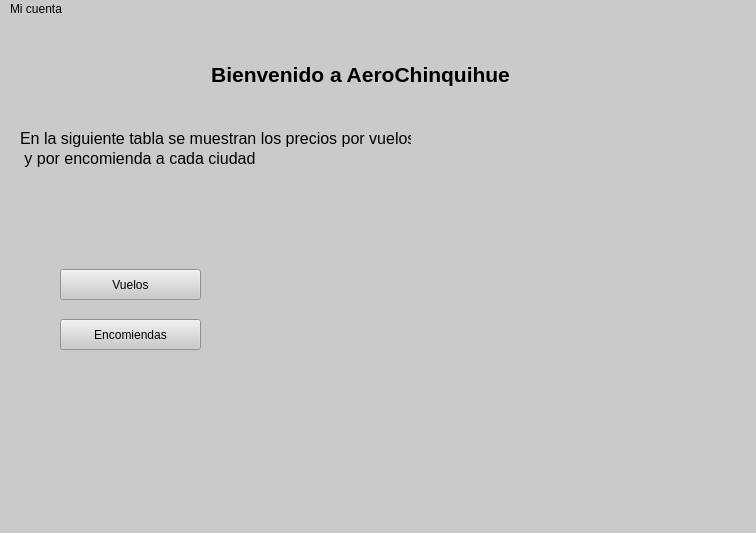
<?xml version="1.0" encoding="UTF-8"?>
<ui version="4.0">
 <class>AeroChinMain</class>
 <widget class="QMainWindow" name="AeroChinMain">
  <property name="geometry">
   <rect>
    <x>0</x>
    <y>0</y>
    <width>756</width>
    <height>533</height>
   </rect>
  </property>
  <property name="windowTitle">
   <string>AeroChinquihue - Principal</string>
  </property>
  <property name="styleSheet">
   <string notr="true">background-color: rgb(202, 202, 202);
border-top-color: rgb(98, 98, 98);</string>
  </property>
  <widget class="QWidget" name="centralwidget">
   <widget class="QLabel" name="label">
    <property name="geometry">
     <rect>
      <x>180</x>
      <y>30</y>
      <width>361</width>
      <height>51</height>
     </rect>
    </property>
    <property name="font">
     <font>
      <pointsize>16</pointsize>
      <bold>true</bold>
     </font>
    </property>
    <property name="cursor">
     <cursorShape>ArrowCursor</cursorShape>
    </property>
    <property name="frameShape">
     <enum>QFrame::NoFrame</enum>
    </property>
    <property name="frameShadow">
     <enum>QFrame::Plain</enum>
    </property>
    <property name="text">
     <string>Bienvenido a AeroChinquihue</string>
    </property>
    <property name="textFormat">
     <enum>Qt::AutoText</enum>
    </property>
    <property name="alignment">
     <set>Qt::AlignCenter</set>
    </property>
   </widget>
   <widget class="QLabel" name="label_2">
    <property name="geometry">
     <rect>
      <x>20</x>
      <y>110</y>
      <width>391</width>
      <height>21</height>
     </rect>
    </property>
    <property name="font">
     <font>
      <pointsize>12</pointsize>
     </font>
    </property>
    <property name="text">
     <string>En la siguiente tabla se muestran los precios por vuelos</string>
    </property>
    <property name="alignment">
     <set>Qt::AlignLeading|Qt::AlignLeft|Qt::AlignTop</set>
    </property>
   </widget>
   <widget class="QLabel" name="label_3">
    <property name="geometry">
     <rect>
      <x>20</x>
      <y>130</y>
      <width>391</width>
      <height>21</height>
     </rect>
    </property>
    <property name="font">
     <font>
      <pointsize>12</pointsize>
     </font>
    </property>
    <property name="text">
     <string> y por encomienda a cada ciudad</string>
    </property>
    <property name="alignment">
     <set>Qt::AlignLeading|Qt::AlignLeft|Qt::AlignTop</set>
    </property>
   </widget>
   <widget class="QLabel" name="label_4">
    <property name="geometry">
     <rect>
      <x>260</x>
      <y>140</y>
      <width>461</width>
      <height>321</height>
     </rect>
    </property>
    <property name="text">
     <string/>
    </property>
    <property name="pixmap">
     <pixmap>../tabla_ciudades.png</pixmap>
    </property>
    <property name="scaledContents">
     <bool>true</bool>
    </property>
   </widget>
   <widget class="QPushButton" name="btnVuelos">
    <property name="geometry">
     <rect>
      <x>60</x>
      <y>250</y>
      <width>141</width>
      <height>31</height>
     </rect>
    </property>
    <property name="text">
     <string>Vuelos</string>
    </property>
   </widget>
   <widget class="QPushButton" name="btnEncomiendas">
    <property name="geometry">
     <rect>
      <x>60</x>
      <y>300</y>
      <width>141</width>
      <height>31</height>
     </rect>
    </property>
    <property name="text">
     <string>Encomiendas</string>
    </property>
   </widget>
  </widget>
  <widget class="QMenuBar" name="menubar">
   <property name="geometry">
    <rect>
     <x>0</x>
     <y>0</y>
     <width>756</width>
     <height>22</height>
    </rect>
   </property>
   <widget class="QMenu" name="menuMi_cuenta">
    <property name="title">
     <string>Mi cuenta</string>
    </property>
    <addaction name="btnVerMiCuenta"/>
   </widget>
   <addaction name="menuMi_cuenta"/>
  </widget>
  <widget class="QStatusBar" name="statusbar"/>
  <action name="actionVer_Cuenta">
   <property name="text">
    <string>Ver Cuenta</string>
   </property>
  </action>
  <action name="btnVerMiCuenta">
   <property name="text">
    <string>Ver mi cuenta</string>
   </property>
  </action>
 </widget>
 <resources/>
 <connections/>
</ui>
